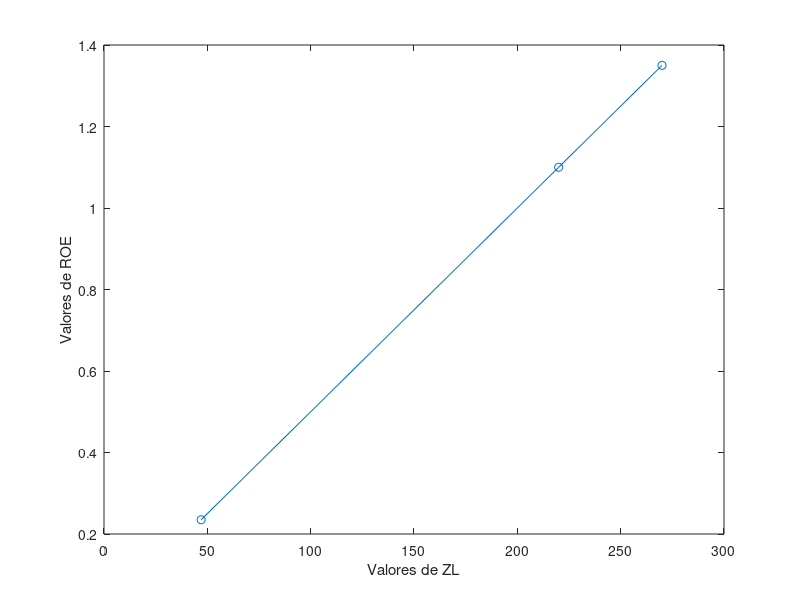
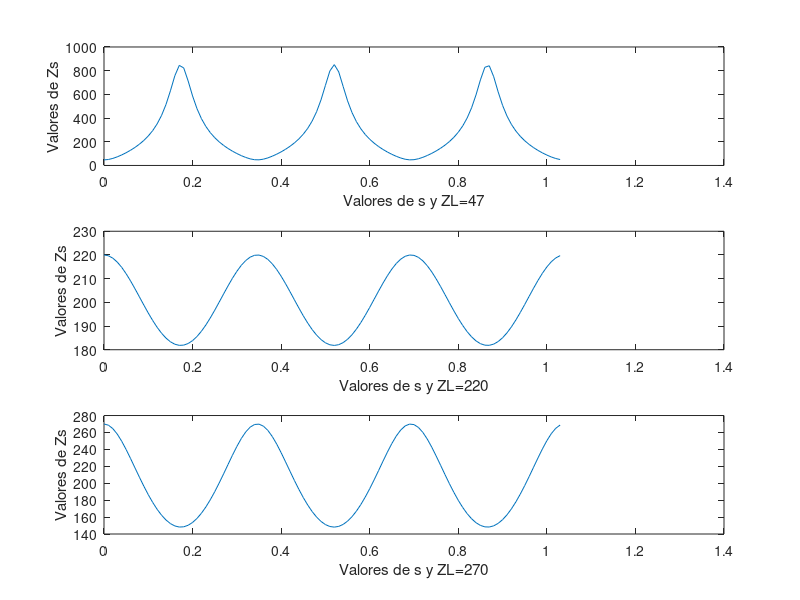

Here is the MATLAB script that generated these plots, in order:
ZL=[47,220,270];
Z0=200;
f=433*10^6;
landa=(3*10^8)/f;
B=2*pi/landa;
for i=1:3
Reflex(i)=(ZL(i)-Z0)/(ZL(i)+Z0);
ROE(i)=(1+Reflex(i))/(1-Reflex(i));
end
figure (1);
plot(ZL,ROE,'-o');
xlabel('Valores de ZL')
ylabel('Valores de ROE')
figure (2);
  s=0:0.01:(3/2)*landa;
  zs1 = Z0*( (1 + Reflex(1)*exp(-2*j.*B*s))./(1 - Reflex(1)*exp(-2*j.*B*s)) ) ;
  zs2 = Z0*( (1 + Reflex(2)*exp(-2*j.*B*s))./(1 - Reflex(2)*exp(-2*j.*B*s)) ) ;
  zs3 = Z0*( (1 + Reflex(3)*exp(-2*j.*B*s))./(1 - Reflex(3)*exp(-2*j.*B*s)) ) ;

subplot(3,1,1);
plot(s,abs(zs1));
xlabel('Valores de s y ZL=47')
ylabel('Valores de Zs')
subplot(3,1,2);
plot(s,abs(zs2));
xlabel('Valores de s y ZL=220')
ylabel('Valores de Zs')
subplot(3,1,3);
plot(s,abs(zs3));
xlabel('Valores de s y ZL=270')
ylabel('Valores de Zs')